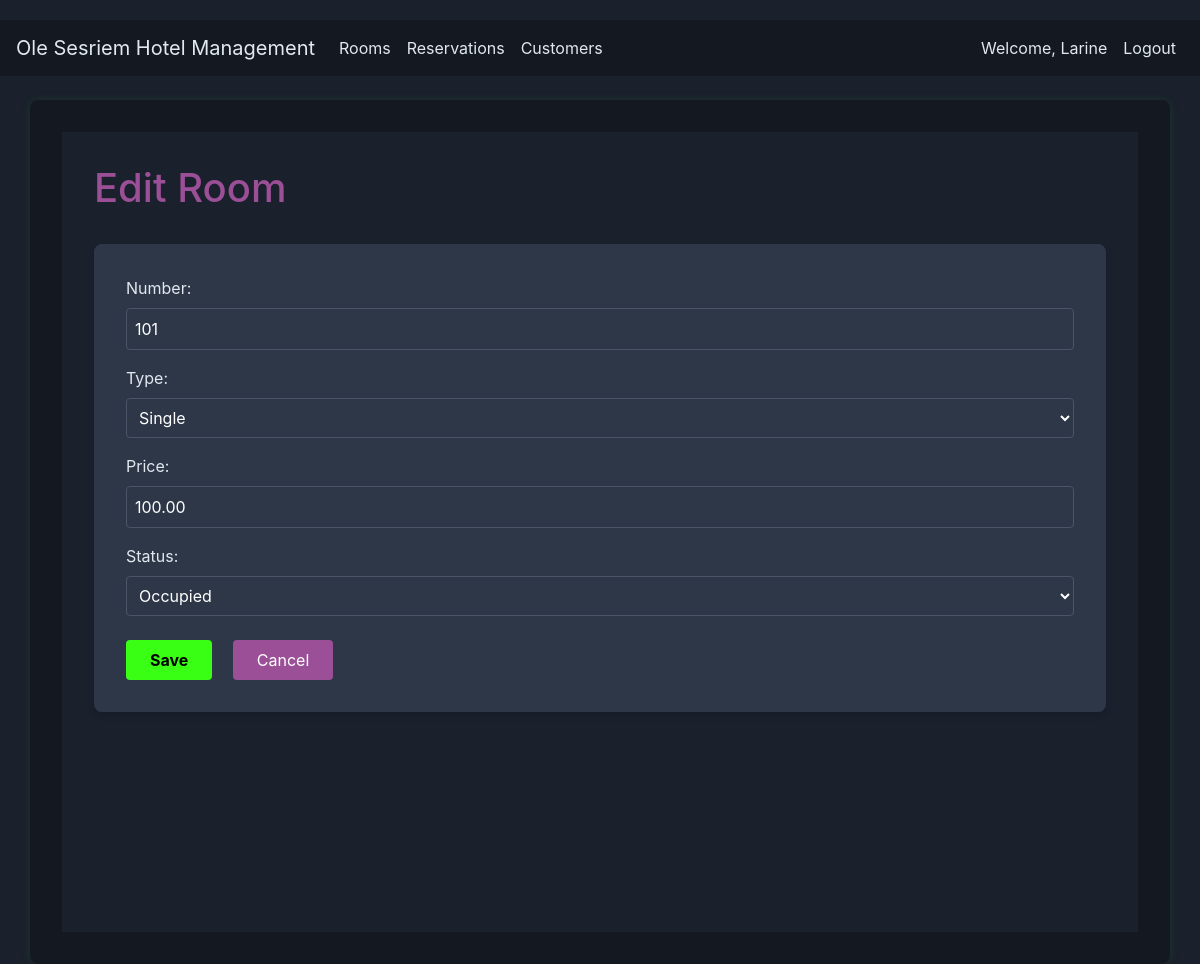
The page /rooms/1/ (signed in) on the database its author committed.
### core/models.py (models this page shows, shortened)
class Room(models.Model):
    ROOM_TYPES = (
        ('single', 'Single'),
        ('double', 'Double'),
        ('suite', 'Suite'),
    )
    ROOM_STATUS = (
        ('available', 'Available'),
        ('occupied', 'Occupied'),
        ('maintenance', 'Maintenance'),
    )
    number = models.CharField(max_length=10, unique=True)
    type = models.CharField(max_length=10, choices=ROOM_TYPES)
    price = models.DecimalField(max_digits=8, decimal_places=2)
    status = models.CharField(max_length=20, choices=ROOM_STATUS, default='available')

### core/views.py (the view)
# urls.py: path('rooms/<int:pk>/', views.room_detail, name='room_detail'),
@login_required
def room_detail(request, pk):
    room = get_object_or_404(Room, pk=pk)
    if request.method == 'POST':
        form = RoomForm(request.POST, instance=room)
        if form.is_valid():
            form.save()
            messages.success(request, 'Room updated successfully.')
            return redirect('room_list')
    else:
        form = RoomForm(instance=room)
    return render(request, 'room_detail.html', {'form': form, 'room': room})

### core/forms.py
class RoomForm(forms.ModelForm):
    class Meta:
        model = Room
        fields = ['number', 'type', 'price', 'status']

### core/templates/room_detail.html (shortened to what this page needs)
{% extends 'core/base.html' %}
{% block content %}
<div style="background-color: #1a202c; color: #ffffff; padding: 2rem; min-height: 100vh;">
    <h1 style="color: #9B4F96; margin-bottom: 2rem;">Edit Room</h1>
    <form method="post" style="background-color: #2d3748; padding: 2rem; border-radius: 8px; box-shadow: 0 4px 6px rgba(0, 0, 0, 0.1);">
        <div style="margin-bottom: 1.5rem;">
            {{ form.as_p }}
        </div>
        <button type="submit" style="background-color: #39FF14; color: #000000; border: none; padding: 0.5rem 1.5rem; border-radius: 4px; font-weight: bold; margin-right: 1rem; cursor: pointer; transition: all 0.3s ease;">Save</button>
        <a href="{% url 'room_list' %}" style="background-color: #9B4F96; color: #ffffff; border: none; padding: 0.5rem 1.5rem; border-radius: 4px; text-decoration: none; display: inline-block; transition: all 0.3s ease;">Cancel</a>
    </form>
</div>
{% endblock %}

### core/templates/core/base.html (shortened to what this page needs)
<!DOCTYPE html>
<html lang="en">
<head>
    <link rel="stylesheet" href="https://stackpath.bootstrapcdn.com/bootstrap/4.5.2/css/bootstrap.min.css">
    <link rel="stylesheet" href="/static/css/style.css">
</head>
<body>
    <nav class="navbar navbar-expand-lg navbar-light">
        <a class="navbar-brand" href="{% url 'dashboard' %}">Ole Sesriem Hotel Management</a>
        <div class="collapse navbar-collapse" id="navbarNav">
            <ul class="navbar-nav">
                <li class="nav-item">
                    <a class="nav-link" href="{% url 'room_list' %}">Rooms</a>
                </li>
                <li class="nav-item">
                    <a class="nav-link" href="{% url 'reservation_list' %}">Reservations</a>
                </li>
                <li class="nav-item">
                    <a class="nav-link" href="{% url 'customer_list' %}">Customers</a>
                </li>
            </ul>
            <ul class="navbar-nav ml-auto">
                {% if user.is_authenticated %}
                    <li class="nav-item">
                        <span class="nav-link">Welcome, {{ user.username }}</span>
                    </li>
                    <li class="nav-item">
                        <a class="nav-link" href="{% url 'login' %}">Logout</a>
                    </li>
                {% endif %}
            </ul>
        </div>
    </nav>
    <div class="container mt-4">
        {% block content %}
        {% endblock %}
    </div>
</body>
</html>

### core/static/style.css (style rules this page uses)
body { padding-top: 20px; }

### core/templates/core/base.html (style rules this page uses)
:root { --dark-bg: #1a202c; --darker-bg: #141921; --neon-green: #39FF14; --amber-purple: #9B4F96; --light-text: #e2e8f0; }
body { background-color: var(--dark-bg); color: var(--light-text); }
.navbar { background-color: var(--darker-bg) !important; }
.navbar-light .navbar-brand, .navbar-light .navbar-nav .nav-link { color: var(--light-text) !important; }
.container { background-color: var(--darker-bg); padding: 2rem; border-radius: 8px; box-shadow: 0 0 10px rgba(57, 255, 20, 0.1); }
h1, h2, h3, h4, h5, h6 { color: var(--amber-purple); }
a { color: var(--neon-green); }

### core/templates/room_detail.html (style rules this page uses)
form p { margin-bottom: 1rem; }
form input[type="text"], form input[type="number"], form select, form textarea { background-color: #2d3748; border: 1px solid #4a5568; color: #ffffff; padding: 0.5rem; border-radius: 4px; width: 100%; }
form label { color: #e2e8f0; display: block; margin-bottom: 0.5rem; }

### rows shown on the page
Room: number "101", type "Single", price "100.00", status "Occupied"

### other values the page prints
{{ user.username }} "Larine"
